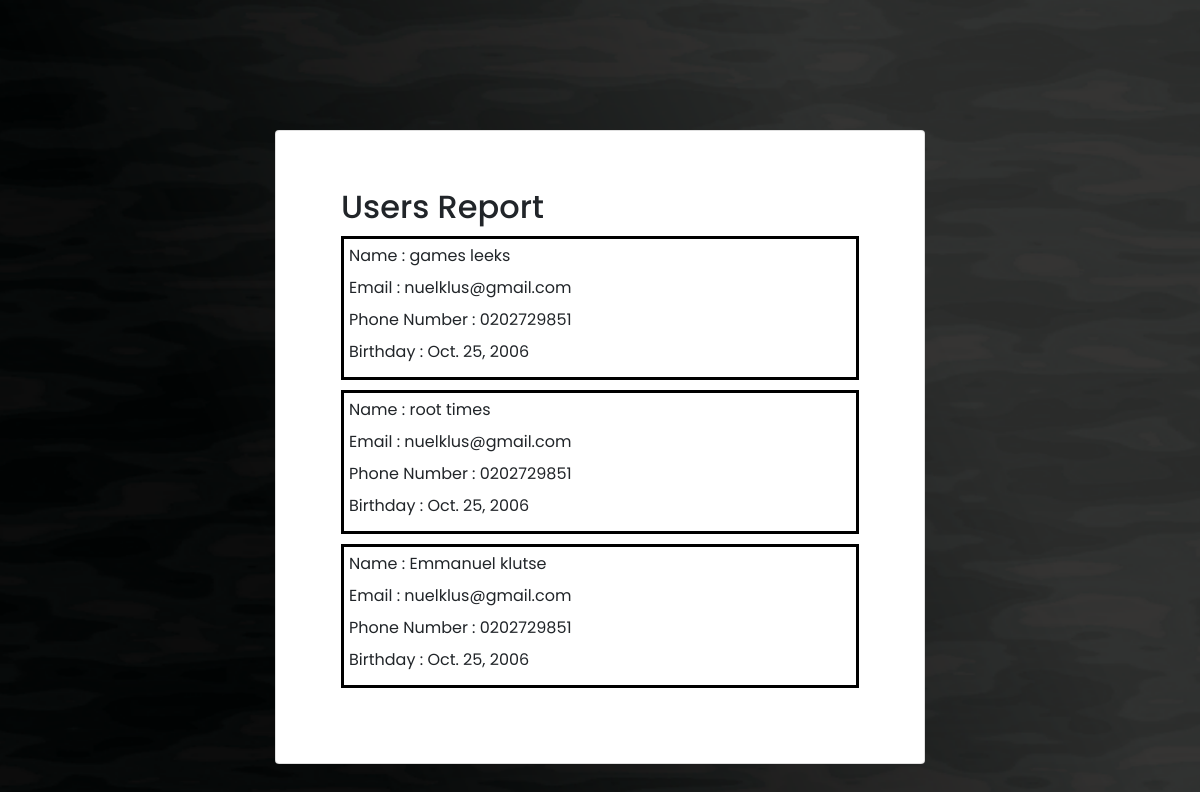
Screenshot of /registrations/show/ with the database file from the repository.
### registrations/models.py (models this page shows, shortened)
class UserProfile(models.Model):
    firstName = models.CharField(max_length=50, blank=True)
    lastName = models.CharField(max_length=50, blank=True)
    email = models.EmailField(max_length=50, blank=True)
    phoneNumber = models.TextField(max_length=50, blank=True)
    birthday = models.DateField()
    SUBJECT_CHOICES = (
        ('Subject 1', 'Subject 1'),
        ('Subject 2', 'Subject 2'),
        ('Subject 3', 'Subject 3'),
    )
    subject = models.CharField(max_length=20, blank=True, choices=SUBJECT_CHOICES)
    is_male = models.BooleanField("IS Male", default=False,)
    is_female = models.BooleanField("IS Female", default=False)

### registrations/views.py (the view)
# urls.py: path('show/', ReportView.as_view(), name='reports')
class ReportView(ListView):
    context_object_name = 'registrationList'
    model = UserProfile
    template_name = "reports.html"

### registrations/templates/reports.html
{% extends "base.html" %}
{% block report %}
    <h2> Users Report</h2>
    {% for report in registrationList %}
    <div class="databorder">
        <label> Name : {{report.firstName}} {{report.lastName}}</label>
        <br />
        <label> Email : {{report.email}}</label>
        <br />
        <label> Phone Number : {{report.phoneNumber}}</label>
        <br />
        <label> Birthday : {{report.birthday}}</label>
        </div>
    {% endfor %}
{% endblock %}

### registrations/templates/base.html (shortened to what this page needs)
<!DOCTYPE html>
{% load static %}
<html lang="en" dir="ltr">
    <head>
    <link rel="stylesheet" href="https://stackpath.bootstrapcdn.com/bootstrap/4.4.1/css/bootstrap.min.css">
        <link rel="stylesheet" href="https://cdnjs.cloudflare.com/ajax/libs/font-awesome/4.7.0/css/font-awesome.min.css">
        <link rel="stylesheet" href="https://stackpath.bootstrapcdn.com/bootstrap/4.4.1/css/bootstrap.min.css">
        <link rel="stylesheet" href="{% static "/css/main.css" %}"/>
    </head>
    <body>
        <div class='container form-padding font-poppins'>
            <div class="card card-4">
                <div class="card-body">
                    {% block report %}
                    {% endblock %}
                 </div>
            </div>
        </div>
    </body>
</html>

### registrations/static/css/main.css (style rules this page uses)
body { background-image: url('/static/img/background-dark.png'); background-size: cover; background-position: center; background-repeat: no-repeat; background-attachment: fixed; }
.form-padding { max-width: 680px; padding-top: 130px; padding-bottom: 100px }
.font-poppins { font-family: "Poppins", "Arial", "Helvetica Neue", sans-serif; }
.card-4 .card-body { padding: 57px 65px; padding-bottom: 65px; }
.databorder { border: 3px solid black; margin:10px 0; padding: 5px; }

### rows the page displays
UserProfile: firstName "games", lastName "leeks", email "nuelklus@gmail.com", phoneNumber "0202729851", birthday "Oct. 25, 2006"
UserProfile: firstName "root", lastName "times", email "nuelklus@gmail.com", phoneNumber "0202729851", birthday "Oct. 25, 2006"
UserProfile: firstName "Emmanuel", lastName "klutse", email "nuelklus@gmail.com", phoneNumber "0202729851", birthday "Oct. 25, 2006"
